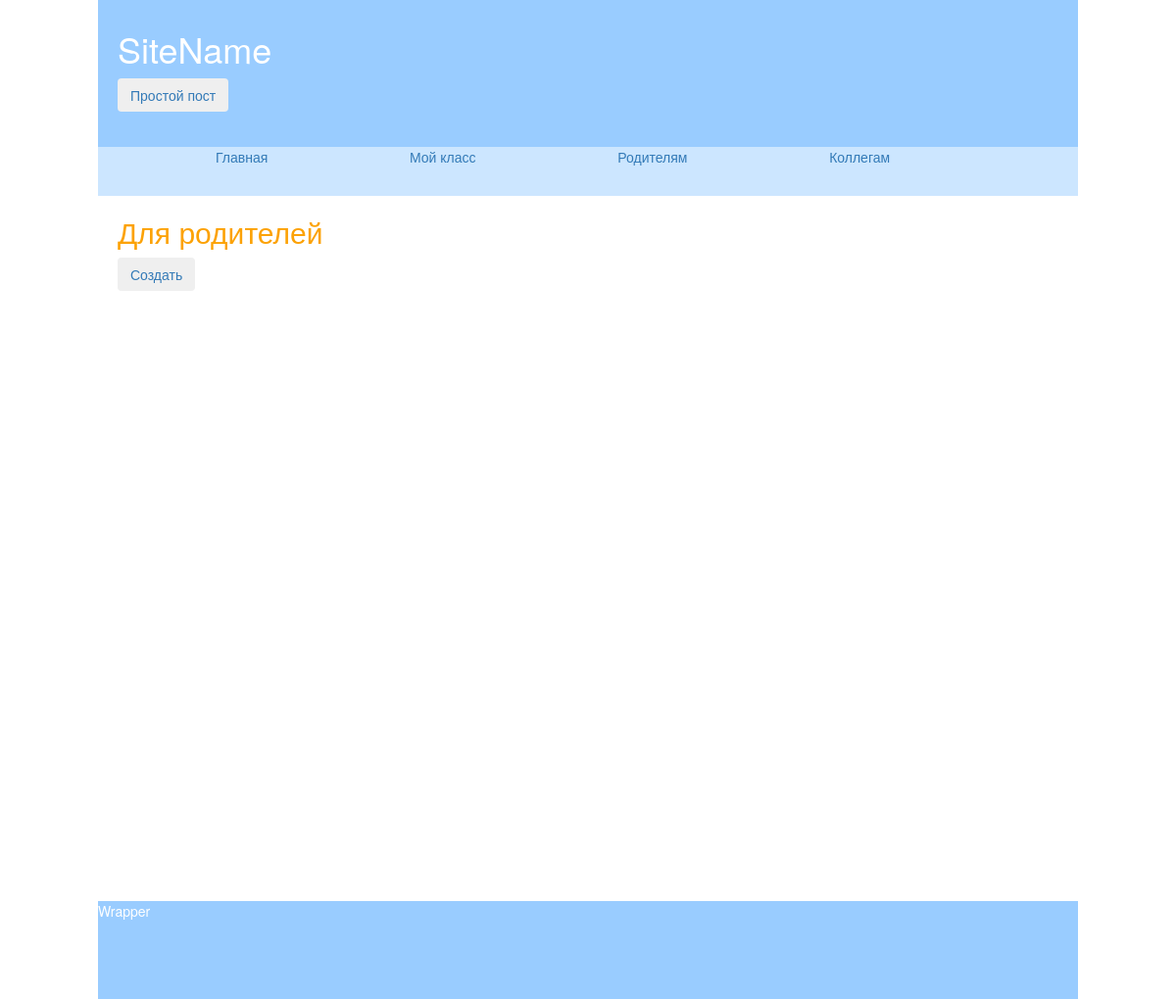
/wall/parents/, run on an earlier commit of the app's database.
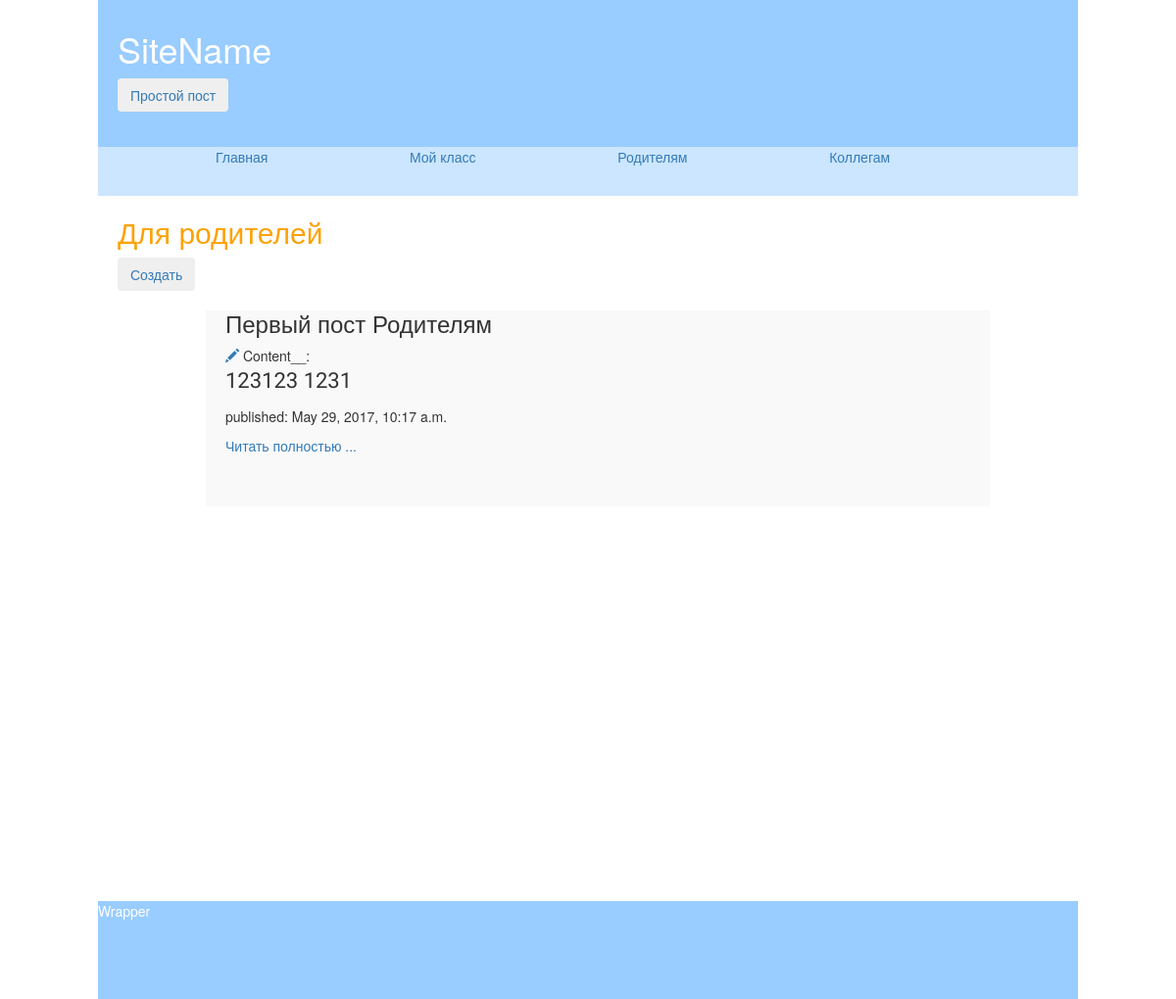
And on a later commit of the database.
### wall/models.py (models this page shows, shortened)
class Parents(models.Model):
    caption = models.CharField(max_length=100)
    content = models.CharField(max_length=2000)
    pub_date = models.DateTimeField('date published')

### wall/views.py (the view)
def parent(request):
    post = Parents.objects.order_by('-pub_date')
    return render(request, 'wall/parents.html', {'posts': post})

### wall/templates/wall/parents.html
{% extends 'wall/base.html' %}
    {% block content %}
                <h2>  Для родителей </h2>
        <a href="{% url 'new_postParents' %}" class="top-menu"><button type="button" class="btn btn-secondary"> Создать </button></a>
        {% for post in posts %}
        <div class="post_full">
            <h3 class="caption_post"> {{post.caption}} </h3>
            <a href="/wall/post/edit/3/{{post.id}}" class="glyphicon glyphicon-pencil">  </a>
            Content__:  <p class="post_text">  {{post.content|truncatewords:80|safe }}
            </p>
            <p> published: {{post.pub_date}} </p>
            <a href="/wall/post/3/{{post.id}}" class="link_read">Читать полностью ... </a>
        </div>
        {% endfor %}
    {% endblock %}

What changed in the data, as far as the page shows it:
added Parents: caption "Первый пост Родителям", content "123123 1231", pub_date "May 29, 2017, 10:17 a.m."
